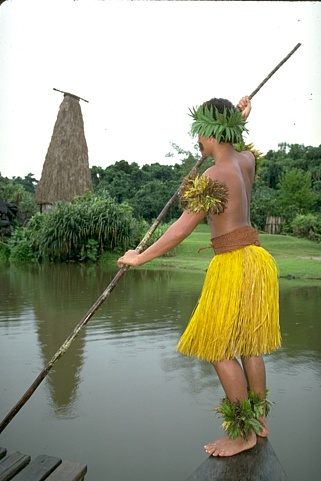
//> input picture ASSET/NAMLab/Source Codes/Linux/1.jpg, 321 x 481 px
$ ./main '../../../../../ASSET/NAMLab/Source Codes/Linux/1.jpg' out.png out.png 2   (built with g++ and OpenCV 4)
//> lines starting //> are read from the running program, lines starting //| are printed output that depends on the picture; after the words box and inside, x2 and y2 are one past the last pixel; in counts of white or black regions, pixels touching at a corner belong together
### ASSET/2023级C++大作业题目及要求/C++大作业【下学期】/第X组【组员1、组员2、组员3、组员4】探索性题目1/探索性题目1【图像的矩形NAM分割方法探索】/IBR/Header.h
#pragma once
#include "highgui.h"
#include "cxcore.h"
#include "vector"
#include "cv.h"
#include <vector>
#include <map>
#include <iostream>
#include <time.h>
using namespace cv;
using namespace std;
#define INT_MAX 2147483647
struct Location
{
	int x1;
	int x2;
	int y1;
	int y2;
	Location(int ax,int ay,int bx,int by):x1(ax),y1(ay),x2(bx),y2(by){};
	Location(){};
};

struct Block
{
	int start_pos;
	int intervals;
};

struct ColorNode
{
	//0普通矩阵，1宽为1矩阵，2长为1矩阵，3孤立点
	int kind,g1,g2,g3,g4;
	ColorNode(int k,int gg1,int gg2=-1,int gg3=-1,int gg4=-1):kind(k),g1(gg1),g2(gg2),g3(gg3),g4(gg4){};
	ColorNode(){};
};

void StartNamCut(const IplImage *img,CvMat *markMatrix,CvMat *R,map<unsigned int,ColorNode> &color_list,map<unsigned int,Location> &block_list,int height,int width,double margin,int &num);
Location FindSameBlock(const IplImage *img,CvMat *markMatrix,CvMat *R,int x1,int y1,double margin,double ratio);
bool IsSameBlock(const IplImage *img,int x1,int y1,int x2,int y2,int margin);
void SetMarkMatrix(CvMat *markMatrix,int x1,int y1,int x2,int y2,int value);
void EnCode(CvMat *R,int height,int width,vector<char> &Q);
void Decode(CvMat *R,int height,int width,const vector<char> &Q);
void RestoreImage(IplImage *img,CvMat *markMatrix,CvMat *R,map<unsigned int,ColorNode> &color_list,int height,int width);
void RestoreImageValue(IplImage *img,ColorNode node,int x1, int y1,int x2,int y2);
double PSNR(IplImage *img,IplImage *newImg);
double BPP (map<unsigned int,ColorNode> &color_list ,int xn , int yn , vector<char> &Q);

### ASSET/2023级C++大作业题目及要求/C++大作业【下学期】/第X组【组员1、组员2、组员3、组员4】探索性题目1/探索性题目1【图像的矩形NAM分割方法探索】/IBR/StartNamCut.cpp
#include "Header.h"

void SetMarkMatrix(CvMat *markMatrix,int x1,int y1,int x2,int y2,int value)
{
	for(int y = y1;y<=y2;y++)
	{
		for(int x = x1;x<=x2;x++)
		{
			(markMatrix->data.ptr + markMatrix->step*y)[x] = value;
		}
	}
}

bool IsSameBlock(const IplImage *img,int x1,int y1,int x2,int y2,int margin)
{
	uchar *gy1 = (uchar*)img->imageData + y1*img->widthStep;
	uchar *g1 = gy1 + x1;
	uchar *g2 = gy1 + x2;
	uchar *gy2 = (uchar*)img->imageData + y2*img->widthStep;
	uchar *g3 = gy2 + x1;
	uchar *g4 = gy2 + x2;
	bool returnValue = true;

	if(x1 == x2  && y1 == y2)
	{
		returnValue = true;
	}
	else if(y1 == y2)
	{
		for(int x = x1+1;x<x2;x++)
		{
			double i2 = (double)(x - x1) / (double)(x2 - x1);
			double g = *g1 + (*g4 - *g1)*i2;
			uchar *gValue = gy1 + x;
			if(abs(*gValue - g) > margin)
			{
				returnValue = false;
				break;
			}

		}
	}
	else if(x1 == x2)
	{
		for(int y=y1+1;y<y2;y++)
		{
			double i1 = (double)(y-y1) / (double)(y2 - y1);
			double g = *g1 + (*g4 - *g1)*i1;
			uchar *gy = (uchar*)img->imageData + y*img->widthStep;
			uchar *gValue = gy + x1;
			if(abs(*gValue - g) >margin)
			{
				returnValue = false;
				break;
			}
		}
	}
	else
	{
		for(int x = x1; x<=x2;x++)
		{
			for(int y = y1;y<=y2;y++)
			{
				double i1 = (double)(y - y1)/(double)(y2 - y1);
				double i2 = (double)(x - x1)/(double)(x2 - x1);
				double g5 = *g1 + (*g2 - *g1)*i2;
				double g6 = *g3 + (*g4 - *g3)*i2;
				double g = g5 + (g6 - g5) *i1;
				uchar *gy = (uchar*)img->imageData + y*img->widthStep;
			    uchar *gValue = gy + x;
				if(abs(*gValue - g) >margin)
				{
					returnValue = false;
					break;
				}
			}
		}
	}

	return returnValue;
}


void StartNamCut(const IplImage *img,CvMat *markMatrix,CvMat *R,map<unsigned int,ColorNode> &color_list,map<unsigned int,Location> &block_list,int height,int width,double margin,int &num)
{

	unsigned int *block = new unsigned int[height*width];
	for(int i=0;i<height*width;i++)
	{
		block[i] = 0;
	}

	for(int y = 0;y < height;y++)
	{
		int x = 0;
		uchar *p_y = (uchar *)(img->imageData + y*img->widthStep);

		while(x < width)
		{
			int start_pos = x;
			while(x < width)
			{
				x++;
				if(!IsSameBlock(img,start_pos,y,x,y,margin))
				{
					break;
				}
			}

			x--;
			if(0 == y)
			{
				Location loc;
				ColorNode color;

				if(start_pos == x)
				{
					(R->data.ptr + R->step*y)[x] = 3;
					block[y*width + x] = ++num;
					loc.x1 = loc.x2 = x;
					loc.y1 = loc.y2 = y;

					color.kind = 3;
					color.g1 = p_y[x];
					color.g2 = color.g3 = color.g4 = -1;
				}
				else
				{
					(R->data.ptr + R->step*y)[start_pos] = 1;
					(R->data.ptr + R->step*y)[x] = 2;
					++num;

					for(int j = start_pos;j<=x;j++)
					{
						block[y*width + j] = num;
					}

					loc.x1 = start_pos;
					loc.x2 = x;
					loc.y1 = loc.y2 = y;

					color.kind = 1;
					color.g1 = p_y[start_pos];
					color.g2 = p_y[x];;
					color.g3 = color.g4 = -1;
				}

				block_list.insert(make_pair(num,loc));
				color_list.insert(make_pair(num,color));
			}
			else
			{
				int key;
				map<unsigned int,Location>::iterator it;
				map<unsigned int,ColorNode>::iterator c_it;
				key = block[(y-1)*width + start_pos];
				it = block_list.find(key);
				c_it = color_list.find(key);

				if(it->second.x1 == start_pos && it->second.x2 == x && IsSameBlock(img,start_pos,it->second.y1,x,y,margin) )
				{
					it->second.x2 = x;
					it->second.y2 = y;


					if(3 == (R->data.ptr + R->step*(y-1))[x])
					{
						(R->data.ptr+R->step*(y-1))[x] = 1;
						c_it->second.g3 = ((uchar *)(img->imageData + y*img->widthStep))[start_pos];
						c_it->second.kind = 2;
					}
					else
					{
						(R->data.ptr+R->step*(y-1))[x] = 0;
						c_it->second.g3 = ((uchar *)(img->imageData + y*img->widthStep))[start_pos];
						c_it->second.g4 = ((uchar *)(img->imageData + y*img->widthStep))[x];
						c_it->second.kind = 0;
					}

					(R->data.ptr+R->step*y)[x] = 2;
				}
				else
				{
					Location loc;
					ColorNode color;

					if(start_pos == x)
					{
						(R->data.ptr + R->step*y)[x] = 3;
						loc.x1 = loc.x2 = x;
						loc.y1 = loc.y2 = y;

					    color.kind = 3;
					    color.g1 = p_y[x];
					    color.g2 = color.g3 = color.g4 = -1;
					}
					else
					{
						(R->data.ptr + R->step*y)[start_pos] = 1;
						(R->data.ptr + R->step*y)[x] = 2;

						loc.x1 = start_pos;
						loc.x2 = x;
						loc.y1 = loc.y2 = y;

						color.kind = 1;
					    color.g1 = p_y[start_pos];
					    color.g2 = p_y[x];;
					    color.g3 = color.g4 = -1;
					}
					key = ++num;
					block_list.insert(make_pair(num,loc));
					color_list.insert(make_pair(num,color));
				}

				for(int j = start_pos;j<=x;j++)
				{
					block[y*width + j] = key;
				}
			}

			x++;
		}

	}

	delete[] block;

	// [61 lines of commented-out code are left out]
}

### ASSET/2023级C++大作业题目及要求/C++大作业【下学期】/第X组【组员1、组员2、组员3、组员4】探索性题目1/探索性题目1【图像的矩形NAM分割方法探索】/IBR/RestoreImage.cpp
#include "Header.h"

void RestoreImage(IplImage *img,CvMat *markMatrix,CvMat *R,map<unsigned int,ColorNode> &color_list,int height,int width)
{
	int x1(0),x2(0),y1(0),y2(0);

	for(int i = 1;i<= color_list.size();i++)
	{
		map<unsigned int,ColorNode>::iterator it = color_list.find(i);
		//先查找下一个未计算的分块 起点坐标
		while(x2<width)
		{
			if((markMatrix->data.ptr + markMatrix->step*y2)[x2++] == 0)
				break;


			if(x2 == width)
			{
				x1 = x2 = 0;
				y1 = ++y2;
			}

		}

		x1 = --x2;

		//再查找出这个块的 (x1,y1) (x2,y2)
		if(0 == (it->second).kind)
		{
			while(x2<width)
			{
				//x2要先走一步
				if((R->data.ptr + R->step*y2)[++x2]!=0 || (markMatrix->data.ptr + markMatrix->step*y2)[x2] == 1)
					break;
			}

			x2--;

			while(y2<height)
			{
				if((R->data.ptr + R->step*y2)[x2] == 2 || (markMatrix->data.ptr + markMatrix->step*y2)[x2] == 1)
					break;
				y2++;
			}

		}
		else if(1 == (it->second).kind)
		{
			while(x2<width)
			{
				if((R->data.ptr + R->step*y2)[++x2] ==2)
					break;
			}
		}
		else if(2 == (it->second).kind)
		{
			while(y2<height)
			{
				if((R->data.ptr + R->step*y2)[x2] == 2)
					break;
				y2++;
			}
		}

		//cout<<"("<<x1<<","<<y1<<")("<<x2<<","<<y2<<")"<<endl;
		RestoreImageValue(img,it->second,x1,y1,x2,y2);

		//Mark

		SetMarkMatrix(markMatrix,x1,y1,x2,y2,1);


		x1 = x2;
		y2=y1;

	}

}

void RestoreImageValue(IplImage *img,ColorNode node,int x1, int y1,int x2,int y2)
{
	uchar *upPtr = (uchar*)(img->imageData + img->widthStep*y1);
	uchar *downPtr = (uchar*)(img->imageData + img->widthStep*y2);

	if(3 == node.kind)
	{
		upPtr[x1] = node.g1;
	}
	else if(1 == node.kind)
	{
		upPtr[x1] = node.g1;
		upPtr[x2] = node.g2;
		for(int x = x1+1;x<x2;x++)
		{
			double i2 = (double)(x - x1) / (double)(x2 - x1);
			upPtr[x] =(int)(node.g1 + (node.g2 - node.g1)*i2);

		}
	}
	else if(2 == node.kind)
	{
		upPtr[x1] = node.g1;
		downPtr[x1] = node.g2;
		for(int y=y1+1;y<y2;y++)
		{
			double i1 = (double)(y-y1) / (double)(y2 - y1);
			(img->imageData + img->widthStep*y)[x1] = (int)(node.g1 + (node.g2 - node.g1)*i1);

		}
	}
	else
	{
		for(int x = x1; x<=x2;x++)
		{
			for(int y = y1;y<=y2;y++)
			{
				double i1 = (double)(y - y1)/(double)(y2 - y1);
				double i2 = (double)(x - x1)/(double)(x2 - x1);
				double g5 = node.g1 + (node.g2 - node.g1)*i2;
				double g6 = node.g3 + (node.g4 - node.g3)*i2;
				(img->imageData + img->widthStep*y)[x] =(int)(g5 + (g6 - g5) *i1);

			}
		}

		upPtr[x1] = node.g1;
		upPtr[x2] = node.g2;
		downPtr[x1] = node.g3;
		downPtr[x2] = node.g4;
	}
}

### ASSET/2023级C++大作业题目及要求/C++大作业【下学期】/第X组【组员1、组员2、组员3、组员4】探索性题目1/探索性题目1【图像的矩形NAM分割方法探索】/IBR/PSNR.cpp
#include "Header.h"
double PSNR(IplImage *img,IplImage *newImg)
{
	int yn = img->height;
	int xn = img->width;
	double sum=0.0;
	for(int i=0;i<yn;i++){
		uchar* imgptr=(uchar*)img->imageData+i*img->widthStep;
		uchar* newImgptr=(uchar*)newImg->imageData+i*newImg->widthStep;
		for(int j=0;j<xn;j++){
			sum+=pow((double)(imgptr[j]-newImgptr[j]),2);
		}
	}
	double temp=255.0*255*xn*yn/sum;
	double PSNRValue=10*log(temp)/log(10.0);
	return PSNRValue;
}

### ASSET/2023级C++大作业题目及要求/C++大作业【下学期】/第X组【组员1、组员2、组员3、组员4】探索性题目1/探索性题目1【图像的矩形NAM分割方法探索】/IBR/CodeMatrix.cpp
#include "Header.h"

void EnCode(CvMat *R,int height,int width,vector<char> &Q)
{
	int c = 0;
	int offsetValue = 0;
	int count = 0;

	for(int i=0;i<height;i++)
	{
		c=0;
		offsetValue=0;
		count = 0;
		//Q.push_back(' ');
		for(int j=0;j<width;j++)
		{
			int value = (R->data.ptr + R->step * i)[j];
			if(0 == value)
			{
				if(j == width -1)
				{
					Q.push_back('0');
				}
			}
			else
			{
				if(1 == value)
				{
					Q.push_back('1');
					Q.push_back('1');
				}
				else if(2 == value)
				{
					Q.push_back('1');
					Q.push_back('0');
					Q.push_back('1');
				}
				else if(3 == value)
				{
					Q.push_back('1');
					Q.push_back('0');
					Q.push_back('0');
				}

				//位置从1开始 不是从0开始 所以多减去1
				int b = ceil(log((double)(width- c -count)) /log(2.0f));
				if(0 == count)
				{
					offsetValue = j;
				}
				else
				{
					offsetValue = j - c -1;
				}

				b = (b==0)? 1:b;
				count = 1;
				c = j;

				for(int v=b-1;v>=0;v--)
				{
					if((offsetValue & (1<<v)) == 0)
					{
						Q.push_back('0');
					}
					else
					{
						Q.push_back('1');
					}
				}
			}
		}
	}
}

void Decode(CvMat *R,int height,int width,const vector<char> &Q)
{
	int n = 0;
	int count = 0;
	//上个非零元素的位置
	int c = 0;
	int row = 0;
	int num = 0;
	for(int pos = 0;pos < Q.size();pos++)
	{
		if('1' == Q[pos])
		{
			pos++;
			if('1' == Q[pos])
			{
				n = 1;

			}
			else
			{
				pos++;
				if('1' == Q[pos])
				{
					n = 2;
				}
				else
				{
					n = 3;
				}
			}
		}
		else
		{
             row++;
			 count = 0;
			 c = 0;
			 num = 0;
			 continue;
			// [15 lines of commented-out code are left out]
		}

		int b = ceil(log((double)(width- c -count))/log(2.0f));
		b = b==0? 1:b;
		count = 1;

		int value = 0;
		for(int i = b -1;i >=0;i--)
		{
			pos++;
			if('1' == Q[pos])
			{
				value += 1<<i;
			}
		}

		if(0 == num)
		{
			c = c + value;
		}
		else
		{
			c = c + value +1;
		}

		num++;


		(R->data.ptr + row*R->step)[c] = n;

		if( c == (width -1))
		{
			row++;
			count = 0;
			c = 0;
			num = 0;
		}
	}

	// [80 lines of commented-out code are left out]

}

### ASSET/2023级C++大作业题目及要求/C++大作业【下学期】/第X组【组员1、组员2、组员3、组员4】探索性题目1/探索性题目1【图像的矩形NAM分割方法探索】/IBR/BPP.cpp
#include "Header.h"
double BPP (map<unsigned int,ColorNode> &color_list ,int xn , int yn , vector<char> &Q )
{
	int a1=0,a2=0,a3=0;
	for (int i=0;i<color_list.size();i++){
		if(color_list[i].g1!=-1&&color_list[i].g4!=-1 ) a1++;
		else if(color_list[i].g2==-1&&color_list[i].g3==-1) a3++;
		else  a2++;
	}
	double BPPValue = (Q.size()+16*a1+8*a2+4.0*a3)/(xn*yn);
	return BPPValue;
}

### 2023级C++大作业题目及要求/C++大作业【下学期】/第X组【组员1、组员2、组员3、组员4】探索性题目1/探索性题目1【图像的矩形NAM分割方法探索】/IBR/main.cpp
#include "Header.h"
//../gray_images/barbarazyp512.bmp ../gray_images/barbarazyp512XXXgray.bmp ../gray_images/barbarazyp512XXXrnamc.bmp 20
int main(int argc,char **argv)
{
	IplImage *img = NULL;

	if(argc == 5 && (img = cvLoadImage(argv[1],0)) != 0)
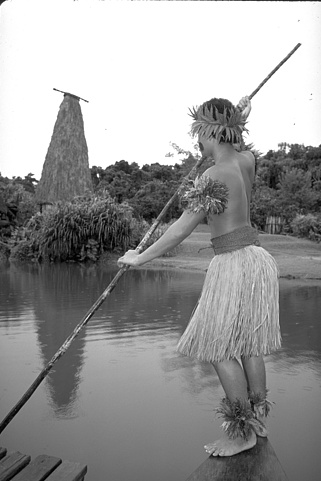
//> img: 481 rows x 321 cols, CV_8UC1; min 0, max 255, mean 152.6
	{

		cvNamedWindow("原图灰度图像",1);
		cvShowImage("原图灰度图像",img);
		/*一，分割同类块及编码*/
		int height = img->height;
//> height = 481
		int width = img->width;
//> width = 321

		CvMat *markMatrix = cvCreateMat(height,width,CV_8UC1);
		cvSetZero(markMatrix);
		CvMat *R = cvCreateMat(height,width,CV_8UC1);
		cvSetZero(R);

		int num = 0;
		map<unsigned int,ColorNode> color_list;
		map<unsigned int,Location> block_list;
		double margin = atof(argv[4]);
//> margin = 2
		time_t begin,end;
		begin = clock();
		/*分块*/
		StartNamCut(img,markMatrix,R,color_list,block_list,height,width,margin,num);
//> the loop in StartNamCut, `for(int y = 0;y < height;y++)` made 481 passes
//> num on passes 1 to 3: 110, 173, 204
//> after the loop in StartNamCut, `for(int y = 0;y < height;y++)`:
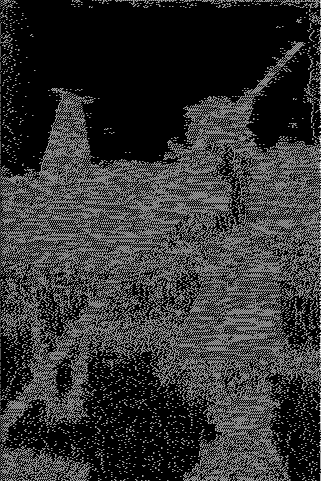
//> R: 481 rows x 321 cols, CV_8UC1; min 0, max 3, mean 0.597; drawn with min black and max white
//> after the loop in StartNamCut, `for(int y = 0;y < height;y++)`: num = 30726; block_list = 30726 items
//> color_list = 30726 items; block_list = 30726 items; num = 30726

		/*矩阵编码*/
		vector<char> Q;
		EnCode(R,height,width,Q);
//> the loop in EnCode, `for(int i=0;i<height;i++)` made 481 passes
//> (offsetValue, c) on passes 1 to 3: (1, 320), (0, 320), (0, 320)
//> after the loop in EnCode, `for(int i=0;i<height;i++)`: c = 320; offsetValue = 3; count = 1; Q = 605114 items
//> Q = 605114 items
		end = clock();

		cout<<"编码压缩花费:"<<end-begin<<"ms"<<endl;

		// [22 lines of commented-out code are left out]
		CvMat *T = cvCreateMat(height,width,CV_8UC1);
		cvSetZero(T);
		begin = clock();
        Decode(T,height,width,Q);
//> the loop in Decode, `for(int pos = 0;pos < Q.size();pos++)` made 61468 passes
//> (pos, b, value) on passes 2 to 13: (21, 9, 1), (33, 9, 1), (44, 9, 0), (56, 9, 0), (67, 9, 0), (79, 9, 0), (90, 9, 0), (101, 9, 1), (112, 9, 1), (124, 9, 58), (134, 8, 0), (144, 8, 1)
//> (pos, value) on pass 1: (10, 0)


		// [9 lines of commented-out code are left out]


		IplImage *newImg = cvCreateImage(cvSize(width,height), 8, 1);
		RestoreImage(newImg,markMatrix,T,color_list,height,width);
//> the loop in RestoreImage, `for(int i = 1;i<= color_list.size();i++)` made 30726 passes
//> pass 1, in RestoreImage, `SetMarkMatrix(markMatrix,x1,y1,x2,y2,1);`:
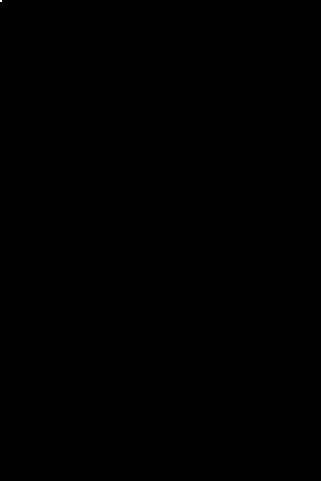
//> markMatrix: 481 rows x 321 cols, CV_8UC1; values 0 (black) and 1 (white), 0% white; 1 white region (1 under 20 px)
//> after the loop in RestoreImage, `for(int i = 1;i<= color_list.size();i++)`: markMatrix: 481 rows x 321 cols, CV_8UC1; every value is 1
		end = clock();


		cout<<"还原图像耗时:"<<end-begin<<"ms"<<endl;


		cout<<"块数:"<<num<<endl;
//| 块数:30726
	    cout<<"PSNR值:"<<PSNR(img,newImg)<<endl;
//| PSNR值:39.2633
		double BPPValue=BPP(color_list,width,height,Q);
	    cout<<"BPP值:"<<BPPValue<<endl;
//| BPP值:5.92057
	    cout<<"CR值:"<<8.0/BPPValue<<endl;
//| CR值:1.35122

		cvNamedWindow("压缩图灰度图像",1);
		cvShowImage("压缩图灰度图像",newImg);
		cvSaveImage(argv[2],img,0);
	    cvSaveImage(argv[3],newImg,0);

		//画分割图
		IplImage* sketch;
	    int xr,yr;
	    int sketchXn,sketchYn;
	    if (height>=256||width>=256)
		{
			xr=1,yr=1,sketchXn=height,sketchYn=width;
		    sketch = cvCreateImage(cvGetSize(img), IPL_DEPTH_8U,1);
	    }
		else
		{
		xr=511/(height-1);
		yr=511/(width-1);
		sketchXn=512,sketchYn=512;
		sketch = cvCreateImage(cvSize(512,512), IPL_DEPTH_8U,1);
	    }

	    for(int i = 0;i<sketchYn;i++)
		{
		   uchar* ptrsketch = (uchar*) (sketch->imageData+i*sketch->widthStep);
		   for (int j = 0;j<sketchXn;j++)
		   {
			   ptrsketch[j]=255;
		   }
	     }
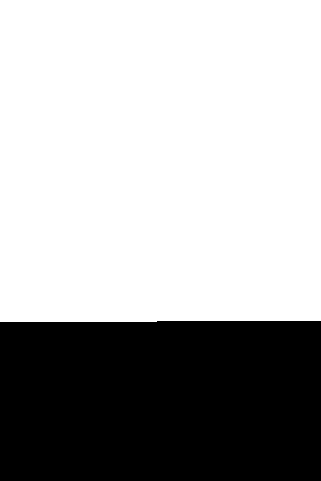
//> sketch: 481 rows x 321 cols, CV_8UC1; 66.8% white; 1 black region, box (x1, y1, x2, y2) and area: (0, 321, 321, 481) 51203
	     for (int i=0 ; i<block_list.size();i++)
	     {
			   if (block_list[i].x1==0&&block_list[i].y1==0)
			   cvRectangle(sketch,cvPoint(block_list[i].x1,block_list[i].y1),cvPoint(block_list[i].x2,block_list[i].y2),cvScalar(0x00,0x00,0x00));
			   else   if (block_list[i].x1==0&&block_list[i].y1!=0)
			   cvRectangle(sketch,cvPoint(block_list[i].x1,block_list[i].y1-1),cvPoint(block_list[i].x2,block_list[i].y2),cvScalar(0x00,0x00,0x00));
			   else   if (block_list[i].x1!=0&&block_list[i].y1==0)
			   cvRectangle(sketch,cvPoint(block_list[i].x1-1,block_list[i].y1),cvPoint(block_list[i].x2,block_list[i].y2),cvScalar(0x00,0x00,0x00));
			   else   if (block_list[i].x1!=0&&block_list[i].y1!=0)
			   cvRectangle(sketch,cvPoint(block_list[i].x1-1,block_list[i].y1-1),cvPoint(block_list[i].x2,block_list[i].y2),cvScalar(0x00,0x00,0x00));
	     }
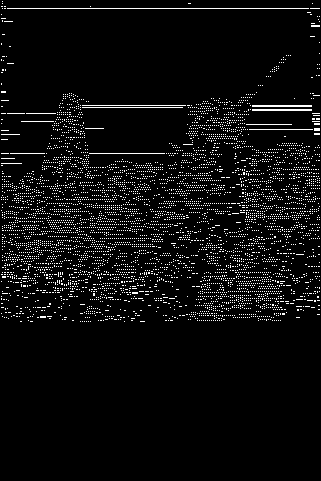
//> sketch: 481 rows x 321 cols, CV_8UC1; 5.2% white in thin lines or dots, all inside (x1, y1, x2, y2) = (1, 1, 320, 322)
	    cvShowImage("分割示意图",sketch);

		cvWaitKey();
		cvDestroyAllWindows();
	}

	return 0;
}
